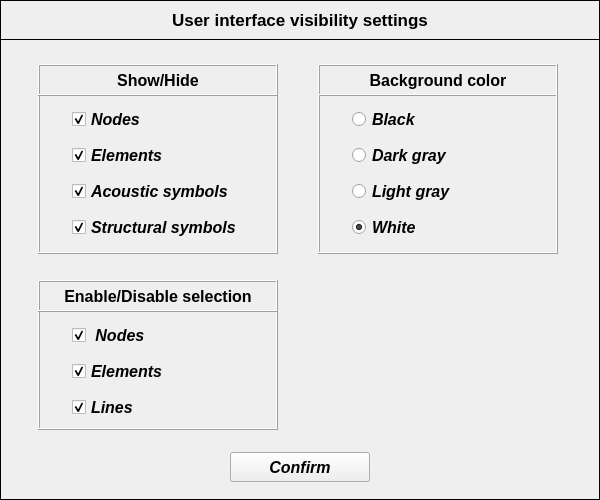
<?xml version="1.0" encoding="UTF-8"?>
<ui version="4.0">
 <class>Dialog</class>
 <widget class="QDialog" name="Dialog">
  <property name="geometry">
   <rect>
    <x>0</x>
    <y>0</y>
    <width>600</width>
    <height>500</height>
   </rect>
  </property>
  <property name="minimumSize">
   <size>
    <width>320</width>
    <height>500</height>
   </size>
  </property>
  <property name="maximumSize">
   <size>
    <width>600</width>
    <height>500</height>
   </size>
  </property>
  <property name="windowTitle">
   <string>Mesh setup visibility</string>
  </property>
  <widget class="QFrame" name="frame">
   <property name="geometry">
    <rect>
     <x>0</x>
     <y>0</y>
     <width>600</width>
     <height>500</height>
    </rect>
   </property>
   <property name="minimumSize">
    <size>
     <width>320</width>
     <height>270</height>
    </size>
   </property>
   <property name="maximumSize">
    <size>
     <width>600</width>
     <height>500</height>
    </size>
   </property>
   <property name="frameShape">
    <enum>QFrame::Box</enum>
   </property>
   <property name="frameShadow">
    <enum>QFrame::Plain</enum>
   </property>
   <widget class="QFrame" name="frame_2">
    <property name="geometry">
     <rect>
      <x>0</x>
      <y>0</y>
      <width>600</width>
      <height>40</height>
     </rect>
    </property>
    <property name="minimumSize">
     <size>
      <width>320</width>
      <height>40</height>
     </size>
    </property>
    <property name="maximumSize">
     <size>
      <width>600</width>
      <height>40</height>
     </size>
    </property>
    <property name="frameShape">
     <enum>QFrame::Box</enum>
    </property>
    <property name="frameShadow">
     <enum>QFrame::Plain</enum>
    </property>
    <property name="lineWidth">
     <number>1</number>
    </property>
    <widget class="QLabel" name="label">
     <property name="geometry">
      <rect>
       <x>150</x>
       <y>6</y>
       <width>300</width>
       <height>28</height>
      </rect>
     </property>
     <property name="font">
      <font>
       <family>Arial</family>
       <pointsize>13</pointsize>
       <weight>75</weight>
       <italic>false</italic>
       <bold>true</bold>
      </font>
     </property>
     <property name="text">
      <string>User interface visibility settings</string>
     </property>
     <property name="textFormat">
      <enum>Qt::AutoText</enum>
     </property>
     <property name="alignment">
      <set>Qt::AlignCenter</set>
     </property>
    </widget>
   </widget>
   <widget class="QFrame" name="frame_3">
    <property name="geometry">
     <rect>
      <x>38</x>
      <y>94</y>
      <width>240</width>
      <height>160</height>
     </rect>
    </property>
    <property name="minimumSize">
     <size>
      <width>240</width>
      <height>160</height>
     </size>
    </property>
    <property name="maximumSize">
     <size>
      <width>240</width>
      <height>160</height>
     </size>
    </property>
    <property name="frameShape">
     <enum>QFrame::Box</enum>
    </property>
    <property name="frameShadow">
     <enum>QFrame::Raised</enum>
    </property>
    <widget class="QCheckBox" name="checkBox_structural_symbols_viewer">
     <property name="geometry">
      <rect>
       <x>34</x>
       <y>122</y>
       <width>170</width>
       <height>22</height>
      </rect>
     </property>
     <property name="minimumSize">
      <size>
       <width>170</width>
       <height>22</height>
      </size>
     </property>
     <property name="maximumSize">
      <size>
       <width>170</width>
       <height>22</height>
      </size>
     </property>
     <property name="font">
      <font>
       <family>Arial</family>
       <pointsize>12</pointsize>
       <weight>75</weight>
       <italic>true</italic>
       <bold>true</bold>
      </font>
     </property>
     <property name="text">
      <string>Structural symbols</string>
     </property>
     <property name="checked">
      <bool>true</bool>
     </property>
    </widget>
    <widget class="QCheckBox" name="checkBox_elements_viewer">
     <property name="geometry">
      <rect>
       <x>34</x>
       <y>50</y>
       <width>170</width>
       <height>22</height>
      </rect>
     </property>
     <property name="minimumSize">
      <size>
       <width>170</width>
       <height>22</height>
      </size>
     </property>
     <property name="maximumSize">
      <size>
       <width>170</width>
       <height>22</height>
      </size>
     </property>
     <property name="font">
      <font>
       <family>Arial</family>
       <pointsize>12</pointsize>
       <weight>75</weight>
       <italic>true</italic>
       <bold>true</bold>
      </font>
     </property>
     <property name="text">
      <string>Elements</string>
     </property>
     <property name="checked">
      <bool>true</bool>
     </property>
    </widget>
    <widget class="QCheckBox" name="checkBox_nodes_viewer">
     <property name="geometry">
      <rect>
       <x>34</x>
       <y>14</y>
       <width>170</width>
       <height>22</height>
      </rect>
     </property>
     <property name="minimumSize">
      <size>
       <width>170</width>
       <height>22</height>
      </size>
     </property>
     <property name="maximumSize">
      <size>
       <width>170</width>
       <height>22</height>
      </size>
     </property>
     <property name="font">
      <font>
       <family>Arial</family>
       <pointsize>12</pointsize>
       <weight>75</weight>
       <italic>true</italic>
       <bold>true</bold>
      </font>
     </property>
     <property name="text">
      <string>Nodes</string>
     </property>
     <property name="checked">
      <bool>true</bool>
     </property>
    </widget>
    <widget class="QCheckBox" name="checkBox_acoustic_symbols_viewer">
     <property name="geometry">
      <rect>
       <x>34</x>
       <y>86</y>
       <width>170</width>
       <height>22</height>
      </rect>
     </property>
     <property name="minimumSize">
      <size>
       <width>170</width>
       <height>22</height>
      </size>
     </property>
     <property name="maximumSize">
      <size>
       <width>170</width>
       <height>22</height>
      </size>
     </property>
     <property name="font">
      <font>
       <family>Arial</family>
       <pointsize>12</pointsize>
       <weight>75</weight>
       <italic>true</italic>
       <bold>true</bold>
      </font>
     </property>
     <property name="text">
      <string>Acoustic symbols</string>
     </property>
     <property name="checked">
      <bool>true</bool>
     </property>
    </widget>
   </widget>
   <widget class="QFrame" name="frame_4">
    <property name="geometry">
     <rect>
      <x>38</x>
      <y>310</y>
      <width>240</width>
      <height>120</height>
     </rect>
    </property>
    <property name="minimumSize">
     <size>
      <width>240</width>
      <height>120</height>
     </size>
    </property>
    <property name="maximumSize">
     <size>
      <width>240</width>
      <height>120</height>
     </size>
    </property>
    <property name="frameShape">
     <enum>QFrame::Box</enum>
    </property>
    <property name="frameShadow">
     <enum>QFrame::Raised</enum>
    </property>
    <widget class="QCheckBox" name="checkBox_elements_selector">
     <property name="geometry">
      <rect>
       <x>34</x>
       <y>50</y>
       <width>170</width>
       <height>22</height>
      </rect>
     </property>
     <property name="minimumSize">
      <size>
       <width>170</width>
       <height>22</height>
      </size>
     </property>
     <property name="maximumSize">
      <size>
       <width>170</width>
       <height>22</height>
      </size>
     </property>
     <property name="font">
      <font>
       <family>Arial</family>
       <pointsize>12</pointsize>
       <weight>75</weight>
       <italic>true</italic>
       <bold>true</bold>
      </font>
     </property>
     <property name="text">
      <string>Elements</string>
     </property>
     <property name="checked">
      <bool>true</bool>
     </property>
    </widget>
    <widget class="QCheckBox" name="checkBox_nodes_selector">
     <property name="geometry">
      <rect>
       <x>34</x>
       <y>14</y>
       <width>170</width>
       <height>22</height>
      </rect>
     </property>
     <property name="minimumSize">
      <size>
       <width>170</width>
       <height>22</height>
      </size>
     </property>
     <property name="maximumSize">
      <size>
       <width>170</width>
       <height>22</height>
      </size>
     </property>
     <property name="font">
      <font>
       <family>Arial</family>
       <pointsize>12</pointsize>
       <weight>75</weight>
       <italic>true</italic>
       <bold>true</bold>
      </font>
     </property>
     <property name="text">
      <string> Nodes</string>
     </property>
     <property name="checked">
      <bool>true</bool>
     </property>
    </widget>
    <widget class="QCheckBox" name="checkBox_lines_selector">
     <property name="geometry">
      <rect>
       <x>34</x>
       <y>86</y>
       <width>170</width>
       <height>22</height>
      </rect>
     </property>
     <property name="minimumSize">
      <size>
       <width>170</width>
       <height>22</height>
      </size>
     </property>
     <property name="maximumSize">
      <size>
       <width>170</width>
       <height>22</height>
      </size>
     </property>
     <property name="font">
      <font>
       <family>Arial</family>
       <pointsize>12</pointsize>
       <weight>75</weight>
       <italic>true</italic>
       <bold>true</bold>
      </font>
     </property>
     <property name="text">
      <string>Lines</string>
     </property>
     <property name="checked">
      <bool>true</bool>
     </property>
    </widget>
   </widget>
   <widget class="QLabel" name="label_2">
    <property name="geometry">
     <rect>
      <x>38</x>
      <y>64</y>
      <width>240</width>
      <height>32</height>
     </rect>
    </property>
    <property name="minimumSize">
     <size>
      <width>240</width>
      <height>32</height>
     </size>
    </property>
    <property name="maximumSize">
     <size>
      <width>240</width>
      <height>32</height>
     </size>
    </property>
    <property name="font">
     <font>
      <family>Arial</family>
      <pointsize>12</pointsize>
      <weight>75</weight>
      <bold>true</bold>
     </font>
    </property>
    <property name="frameShape">
     <enum>QFrame::Box</enum>
    </property>
    <property name="frameShadow">
     <enum>QFrame::Raised</enum>
    </property>
    <property name="text">
     <string>Show/Hide</string>
    </property>
    <property name="alignment">
     <set>Qt::AlignCenter</set>
    </property>
   </widget>
   <widget class="QLabel" name="label_3">
    <property name="geometry">
     <rect>
      <x>38</x>
      <y>280</y>
      <width>240</width>
      <height>32</height>
     </rect>
    </property>
    <property name="minimumSize">
     <size>
      <width>240</width>
      <height>32</height>
     </size>
    </property>
    <property name="maximumSize">
     <size>
      <width>240</width>
      <height>32</height>
     </size>
    </property>
    <property name="font">
     <font>
      <family>Arial</family>
      <pointsize>12</pointsize>
      <weight>75</weight>
      <bold>true</bold>
     </font>
    </property>
    <property name="frameShape">
     <enum>QFrame::Box</enum>
    </property>
    <property name="frameShadow">
     <enum>QFrame::Raised</enum>
    </property>
    <property name="text">
     <string>Enable/Disable selection</string>
    </property>
    <property name="alignment">
     <set>Qt::AlignCenter</set>
    </property>
   </widget>
   <widget class="QToolButton" name="toolButton_confirm">
    <property name="geometry">
     <rect>
      <x>230</x>
      <y>452</y>
      <width>140</width>
      <height>30</height>
     </rect>
    </property>
    <property name="minimumSize">
     <size>
      <width>140</width>
      <height>30</height>
     </size>
    </property>
    <property name="maximumSize">
     <size>
      <width>140</width>
      <height>30</height>
     </size>
    </property>
    <property name="font">
     <font>
      <family>Arial</family>
      <pointsize>12</pointsize>
      <weight>75</weight>
      <italic>true</italic>
      <bold>true</bold>
     </font>
    </property>
    <property name="text">
     <string>Confirm</string>
    </property>
   </widget>
   <widget class="QLabel" name="label_4">
    <property name="geometry">
     <rect>
      <x>318</x>
      <y>64</y>
      <width>240</width>
      <height>32</height>
     </rect>
    </property>
    <property name="minimumSize">
     <size>
      <width>240</width>
      <height>32</height>
     </size>
    </property>
    <property name="maximumSize">
     <size>
      <width>240</width>
      <height>32</height>
     </size>
    </property>
    <property name="font">
     <font>
      <family>Arial</family>
      <pointsize>12</pointsize>
      <weight>75</weight>
      <bold>true</bold>
     </font>
    </property>
    <property name="frameShape">
     <enum>QFrame::Box</enum>
    </property>
    <property name="frameShadow">
     <enum>QFrame::Raised</enum>
    </property>
    <property name="text">
     <string>Background color</string>
    </property>
    <property name="alignment">
     <set>Qt::AlignCenter</set>
    </property>
   </widget>
   <widget class="QFrame" name="frame_5">
    <property name="geometry">
     <rect>
      <x>318</x>
      <y>94</y>
      <width>240</width>
      <height>160</height>
     </rect>
    </property>
    <property name="minimumSize">
     <size>
      <width>240</width>
      <height>160</height>
     </size>
    </property>
    <property name="maximumSize">
     <size>
      <width>240</width>
      <height>160</height>
     </size>
    </property>
    <property name="frameShape">
     <enum>QFrame::Box</enum>
    </property>
    <property name="frameShadow">
     <enum>QFrame::Raised</enum>
    </property>
    <widget class="QRadioButton" name="radioButton_elements_selector_2">
     <property name="geometry">
      <rect>
       <x>34</x>
       <y>86</y>
       <width>170</width>
       <height>22</height>
      </rect>
     </property>
     <property name="minimumSize">
      <size>
       <width>170</width>
       <height>22</height>
      </size>
     </property>
     <property name="maximumSize">
      <size>
       <width>170</width>
       <height>22</height>
      </size>
     </property>
     <property name="font">
      <font>
       <family>Arial</family>
       <pointsize>12</pointsize>
       <weight>75</weight>
       <italic>true</italic>
       <bold>true</bold>
      </font>
     </property>
     <property name="text">
      <string>Light gray</string>
     </property>
     <property name="checked">
      <bool>false</bool>
     </property>
     <attribute name="buttonGroup">
      <string notr="true">buttonGroup</string>
     </attribute>
    </widget>
    <widget class="QRadioButton" name="radioButton_nodes_selector_2">
     <property name="geometry">
      <rect>
       <x>34</x>
       <y>14</y>
       <width>170</width>
       <height>22</height>
      </rect>
     </property>
     <property name="minimumSize">
      <size>
       <width>170</width>
       <height>22</height>
      </size>
     </property>
     <property name="maximumSize">
      <size>
       <width>170</width>
       <height>22</height>
      </size>
     </property>
     <property name="font">
      <font>
       <family>Arial</family>
       <pointsize>12</pointsize>
       <weight>75</weight>
       <italic>true</italic>
       <bold>true</bold>
      </font>
     </property>
     <property name="text">
      <string>Black</string>
     </property>
     <property name="checked">
      <bool>false</bool>
     </property>
     <attribute name="buttonGroup">
      <string notr="true">buttonGroup</string>
     </attribute>
    </widget>
    <widget class="QRadioButton" name="radioButton_lines_selector_2">
     <property name="geometry">
      <rect>
       <x>34</x>
       <y>122</y>
       <width>170</width>
       <height>22</height>
      </rect>
     </property>
     <property name="minimumSize">
      <size>
       <width>170</width>
       <height>22</height>
      </size>
     </property>
     <property name="maximumSize">
      <size>
       <width>170</width>
       <height>22</height>
      </size>
     </property>
     <property name="font">
      <font>
       <family>Arial</family>
       <pointsize>12</pointsize>
       <weight>75</weight>
       <italic>true</italic>
       <bold>true</bold>
      </font>
     </property>
     <property name="text">
      <string>White</string>
     </property>
     <property name="checked">
      <bool>true</bool>
     </property>
     <attribute name="buttonGroup">
      <string notr="true">buttonGroup</string>
     </attribute>
    </widget>
    <widget class="QRadioButton" name="radioButton_elements_selector_3">
     <property name="geometry">
      <rect>
       <x>34</x>
       <y>50</y>
       <width>170</width>
       <height>22</height>
      </rect>
     </property>
     <property name="minimumSize">
      <size>
       <width>170</width>
       <height>22</height>
      </size>
     </property>
     <property name="maximumSize">
      <size>
       <width>170</width>
       <height>22</height>
      </size>
     </property>
     <property name="font">
      <font>
       <family>Arial</family>
       <pointsize>12</pointsize>
       <weight>75</weight>
       <italic>true</italic>
       <bold>true</bold>
      </font>
     </property>
     <property name="text">
      <string>Dark gray</string>
     </property>
     <property name="checked">
      <bool>false</bool>
     </property>
    </widget>
   </widget>
  </widget>
 </widget>
 <resources/>
 <connections/>
 <buttongroups>
  <buttongroup name="buttonGroup"/>
 </buttongroups>
</ui>
